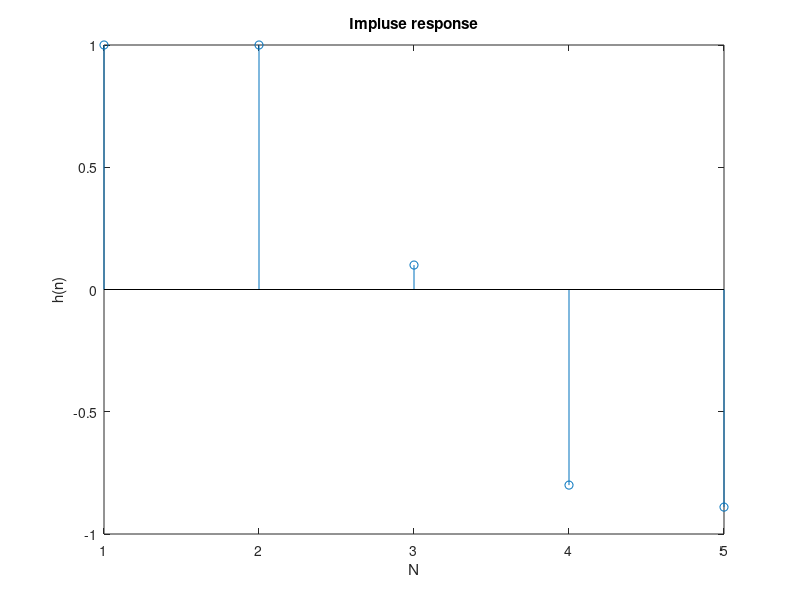

Write MATLAB code to recreate this figure.
clear;
clc;
N=input('length of impluse response required: ')
a=[1,-1,0.9];
b=[1];
h=impz(b,a,N);
stem(h);
xlabel('N');ylabel('h(n)');title('Impluse response');